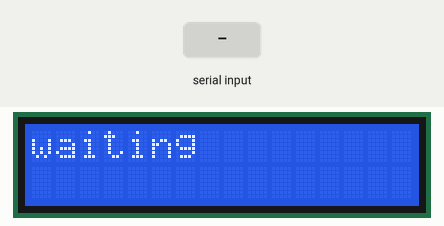
A sketch run on a simulated Arduino Uno, built with avr-gcc and run on an emulated ATmega328P. Parts: 16×2 character LCD. Inputs (shaded band) come from the test bench. What the sketch prints to the serial monitor is not drawn.

Above: at 1.2 s.
1.3 s: "e" received over Serial
At 1.7 s:
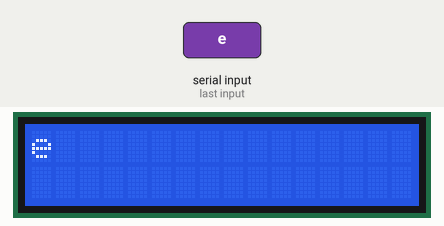
2.8 s: "1" received over Serial
At 4.0 s:
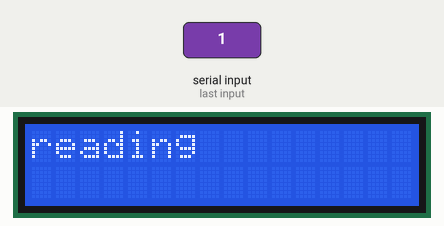
4.3 s: "e" received over Serial
At 5.3 s:
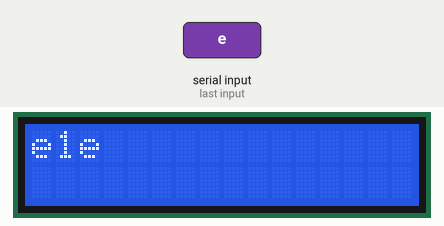
5.8 s: "e" received over Serial
At 6.4 s:
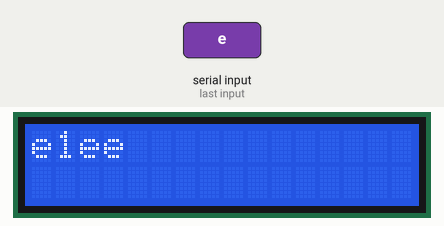
7.3 s: "e" received over Serial
At 8.5 s:
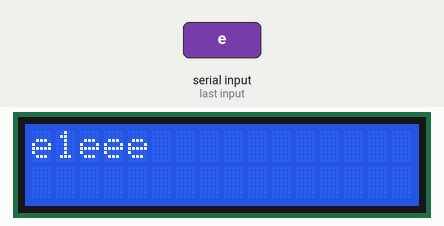
8.8 s: "0" received over Serial
At 10.0 s:
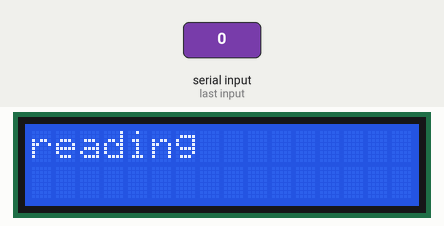
Timing chart, 0 to 11.3 s (numbered marks = the images above; inputs shaded):
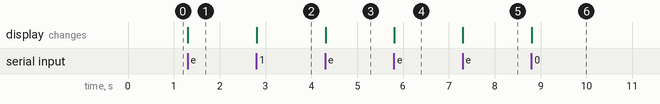

Measured:
- after the input at 1.3 s, the display: changes at once (image 1)
- after the input at 2.8 s, the display: changes at once (image 2)
- after the input at 4.3 s, the display: changes at once (image 3)
- after the input at 5.8 s, the display: changes at once (image 4)
- after the input at 7.3 s, the display: changes at once (image 5)
- after the input at 8.8 s, the display: changes at once (image 6)

The sketch:

client_sketch.ino
```cpp
#include <LiquidCrystal.h>
LiquidCrystal lcd(12, 11, 5, 4, 3, 2);
String sentString = "";
char data;
void setup(){
  Serial.begin(9600);

  lcd.begin(16,2);
  lcd.setCursor(0, 0);
  lcd.print("waiting");
  lcd.setCursor(0, 0);

}
void loop(){
  if (Serial.available() > 0) {
    lcd.clear();
    lcd.print("reading");
    char c = Serial.read();
    Serial.write(c);
    sentString += c;
    if (c == 'e'){
      lcd.clear();
      lcd.print(sentString);
      sentString == "";
    }
  }
  Serial.write("ping\n");

}
```
